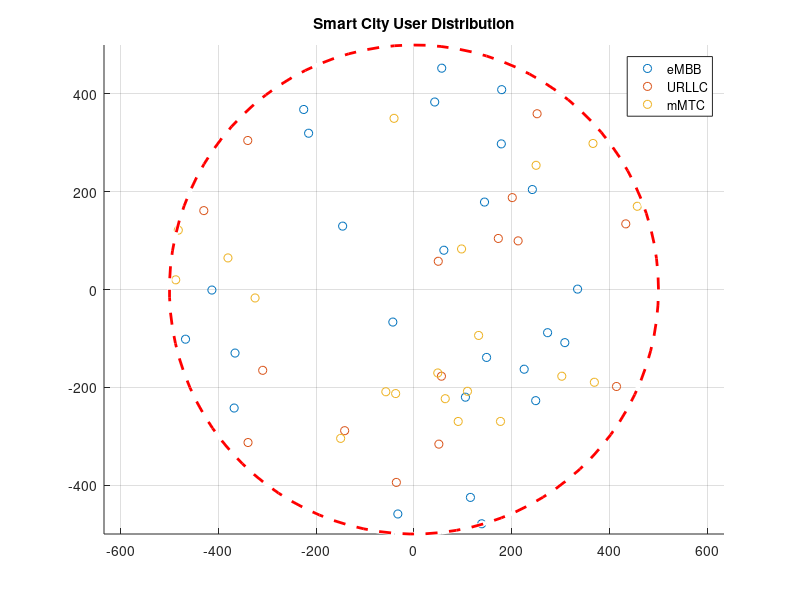

This chart was generated by the following MATLAB code: (Note: this script raises an error after producing the figure.)
%% ===============================================================
% AI-DRIVEN BEAM MANAGEMENT AND NETWORK SLICING IN AN O-RAN FRAMEWORK
% Includes:
% - Baseline scheduler
% - AI PRB allocation (Q-learning)
% - Massive MIMO
% - Beamforming
% - DQN-based beam selection
% ================================================================

clc; clear; close all;

%% ================= PARAMETERS =================
p.totalPRBs = 100;
p.nSlices = 3;
p.simTime = 200;
p.deltaT = 0.1;
p.numUsers = 60;
p.cellRadius = 500;

% Wireless parameters
p.freq = 3.5e9;
p.pathlossExp = 3;
noise = 1e-9;

% Massive MIMO parameters
p.Nt = 64;
p.Nr = 2;
p.streams = min(p.Nt, p.Nr);
p.txPower = 40;

% Beamforming parameters
p.numBeams = 8;
p.beamAngles = linspace(0,2*pi,p.numBeams+1);
p.beamAngles(end) = [];

% DQN parameters
p.stateSize = 3;
p.hiddenSize = 16;
p.learningRate = 0.01;

sliceNames = {'eMBB','URLLC','mMTC'};

%% SLA targets
target_thr = [8e6 3e6 1e6];
target_lat = [5 1 10];

%% ================= USER DISTRIBUTION =================
theta = 2*pi*rand(p.numUsers,1);
radius = p.cellRadius*sqrt(rand(p.numUsers,1));

userPos(:,1)=radius.*cos(theta);
userPos(:,2)=radius.*sin(theta);

slice_ids=[ones(1,25) 2*ones(1,15) 3*ones(1,20)];

%% ================= VISUAL SMART CITY MAP =================
figure
gscatter(userPos(:,1),userPos(:,2),slice_ids)
hold on
viscircles([0 0],p.cellRadius,'LineStyle','--');
title('Smart City User Distribution')
legend('eMBB','URLLC','mMTC')
axis equal
grid on

%% Initialize DQN (one per slice)
for s = 1:p.nSlices
    dqn{s}.W1 = randn(p.hiddenSize, p.stateSize) * 0.1;
    dqn{s}.b1 = zeros(p.hiddenSize,1);
    dqn{s}.W2 = randn(p.numBeams, p.hiddenSize) * 0.1;
    dqn{s}.b2 = zeros(p.numBeams,1);
end

%% ================= RUN SIMULATION =================
[thr_base,lat_base,prb_base,sinr_base] = ...
    simulate_baseline(p,userPos,slice_ids,noise);

[thr_ai,lat_ai,prb_ai,sinr_ai,reward_hist] = ...
    simulate_AI(p,userPos,slice_ids,target_thr,target_lat,dqn);

time = (0:p.simTime-1)*p.deltaT;

%% ================= PLOTTING =================
figure('Position',[100 100 1300 800]);

subplot(2,2,1); hold on
plot(time,thr_base/1e6,'--','LineWidth',1.5)
plot(time,thr_ai/1e6,'LineWidth',2)
title('Throughput (Mbps)')
legend('eMBB NoAI','URLLC NoAI','mMTC NoAI','eMBB AI','URLLC AI','mMTC AI')
grid on

subplot(2,2,2); hold on
plot(time,lat_base,'--','LineWidth',1.5)
plot(time,lat_ai,'LineWidth',2)
title('Latency (s)')
legend('eMBB NoAI','URLLC NoAI','mMTC NoAI','eMBB AI','URLLC AI','mMTC AI')
grid on

subplot(2,2,3); hold on
plot(time,10*log(sinr_base),'--','LineWidth',1.5)
plot(time,10*log(sinr_ai),'LineWidth',2)
title('SINR (dB)')
legend('eMBB NoAI','URLLC NoAI','mMTC NoAI','eMBB AI','URLLC AI','mMTC AI')
grid on

subplot(2,2,4); hold on
plot(time,prb_base,'--','LineWidth',1.5)
plot(time,prb_ai,'LineWidth',2)
title('PRB Allocation')
legend('eMBB NoAI','URLLC NoAI','mMTC NoAI','eMBB AI','URLLC AI','mMTC AI')
grid on

%% ================= AI CONVERGENCE =================
figure
plot(reward_hist,'LineWidth',2)
title('AI Convergence')
xlabel('Time Step')
ylabel('Reward')
grid on

%% ================= FAIRNESS INDEX =================
fair_base = (sum(mean(thr_base)).^2)/(p.nSlices*sum(mean(thr_base).^2));
fair_ai   = (sum(mean(thr_ai)).^2)/(p.nSlices*sum(mean(thr_ai).^2));

fprintf('\n===== FAIRNESS INDEX =====\n');
fprintf('Baseline: %.3f\n',fair_base);
fprintf('AI: %.3f\n',fair_ai);

%% ================= AVG COMPARISON =================
disp('===== SMART CITY AI vs BASELINE =====')

table(mean(thr_base)'/1e6,mean(thr_ai)'/1e6,...
mean(lat_base)',mean(lat_ai)',...
mean(prb_base)',mean(prb_ai)',...
'VariableNames',{'Thr_NoAI','Thr_AI','Lat_NoAI','Lat_AI','PRB_NoAI','PRB_AI'},...
'RowNames',sliceNames)

%% ===============================================================
%% BASELINE FUNCTION
%% ===============================================================
function [thr,lat,prb,sinr]=simulate_baseline(p,userPos,slice_ids,noise)

thr=zeros(p.simTime,p.nSlices);
lat=zeros(p.simTime,p.nSlices);
prb=zeros(p.simTime,p.nSlices);
sinr=zeros(p.simTime,p.nSlices);

for t=1:p.simTime

prb_slice=floor(p.totalPRBs/p.nSlices)*ones(1,p.nSlices);
traffic=[1+0.5*sin(0.05*t) 1+0.3*cos(0.03*t) 0.5+0.2*sin(0.02*t)];

for s=1:p.nSlices

users=find(slice_ids==s);
dist=sqrt(userPos(users,1).^2+userPos(users,2).^2);

PL=20*log10(p.freq)+10*p.pathlossExp*log10(dist+1);

shadowing = 10^(randn*8/10);
fading = abs(randn + 1i*randn)^2;

channel_gain = mean(fading * shadowing ./ (10.^(PL/10)));

signal = p.txPower * channel_gain * p.Nt;
interference = 0.3 * p.txPower * rand;

sinr_lin = signal / (noise + interference);
sinr(t,s)=sinr_lin;

thr(t,s)=traffic(s)*prb_slice(s)*1e5 * ...
         p.streams * log2(1+sinr_lin);

lat(t,s)=1 + 1/(thr(t,s)/1e6+0.1);

end

prb(t,:)=prb_slice;

end
end

%% ===============================================================
%% AI FUNCTION WITH DQN BEAM SELECTION
%% ===============================================================
%% ===============================================================
%% AI FUNCTION WITH Q-LEARNING + DQN BEAM SELECTION
%% ===============================================================
function [thr,lat,prb,sinr,reward_hist] = ...
simulate_AI(p,userPos,slice_ids,target_thr,target_lat,dqn)

thr=zeros(p.simTime,p.nSlices);
lat=zeros(p.simTime,p.nSlices);
prb=zeros(p.simTime,p.nSlices);
sinr=zeros(p.simTime,p.nSlices);
reward_hist=zeros(p.simTime,1);

% Q-learning parameters
alpha=0.3;
gamma=0.9;
epsilon=0.2;

numStates=5;
numActions=7;
Q=zeros(numStates,numActions);

% Possible PRB allocation actions
actions = [
    40 40 20;
    50 30 20;
    30 50 20;
    60 25 15;
    25 60 15;
    45 35 20;
    33 33 34
];

for t=1:p.simTime

traffic=[1+0.5*sin(0.05*t) ...
         1+0.3*cos(0.03*t) ...
         0.5+0.2*sin(0.02*t)];

trafficLevel = sum(traffic);
state = min(max(ceil(trafficLevel),1),5);

% Q-learning action selection
if rand<epsilon
    action=randi(numActions);
else
    [~,action]=max(Q(state,:));
end

prb_alloc = actions(action,:);

for s=1:p.nSlices

users=find(slice_ids==s);
x=userPos(users,1);
y=userPos(users,2);
dist=sqrt(x.^2+y.^2);

userAngles = atan2(y,x);
avgAngle = mean(userAngles);
avgDist = mean(dist);

stateVec = [traffic(s); avgAngle; avgDist];

% DQN forward
Qvals = dqn_forward(dqn{s}, stateVec);

% Beam selection
if rand < epsilon
    beam = randi(p.numBeams);
else
    [~, beam] = max(Qvals);
end

beamAngle = p.beamAngles(beam);
angleError = abs(wrapToPi(avgAngle - beamAngle));
alignmentGain = max(cos(angleError),0.1);

PL=20*log10(p.freq)+10*p.pathlossExp*log10(dist+1);
channel_gain = mean(1./(10.^(PL/10)));

sinr_lin = (p.txPower * channel_gain * p.Nt * alignmentGain) / 1e-9;
sinr(t,s) = sinr_lin;

thr(t,s)=traffic(s)*prb_alloc(s)*1e5 * ...
         p.streams * log2(1+sinr_lin);

lat(t,s)=1 + 1/(thr(t,s)/1e6+0.1);

% DQN training
beamReward = thr(t,s)/target_thr(s);
targetQ = Qvals;
targetQ(beam) = beamReward;

dqn{s} = dqn_train(dqn{s}, stateVec, targetQ, p.learningRate);

end

% Global reward for Q-learning
thr_score = sum(min(thr(t,:)./target_thr,1));
lat_score = sum(min(target_lat./lat(t,:),1));
reward = thr_score + lat_score;
reward_hist(t) = reward;

% Q-learning update
[~,maxQ]=max(Q(state,:));
Q(state,action)=Q(state,action)+...
alpha*(reward+gamma*Q(state,maxQ)-Q(state,action));

prb(t,:)=prb_alloc;

end
end

%% ===============================================================
%% DQN FUNCTIONS
%% ===============================================================
function Q = dqn_forward(net, state)
z1 = net.W1 * state + net.b1;
a1 = tanh(z1);
z2 = net.W2 * a1 + net.b2;
Q = z2;
end

function net = dqn_train(net, state, targetQ, lr)

z1 = net.W1 * state + net.b1;
a1 = tanh(z1);
z2 = net.W2 * a1 + net.b2;
Q = z2;

dQ = Q - targetQ;

dW2 = dQ * a1';
db2 = dQ;

da1 = net.W2' * dQ;
dz1 = da1 .* (1 - tanh(z1).^2);

dW1 = dz1 * state';
db1 = dz1;

net.W1 = net.W1 - lr * dW1;
net.b1 = net.b1 - lr * db1;
net.W2 = net.W2 - lr * dW2;
net.b2 = net.b2 - lr * db2;

end


%% ================= SITE VIEWER =================

%% ================= BASE STATION LOCATIONS =================
lat = [12.9716 12.9725 12.9705 12.9695 12.9735 12.9685];
lon = [77.5946 77.5960 77.5980 77.5930 77.5915 77.5975];
numBS = length(lat);

%% ================= NON-AI BASE STATIONS =================
for i = 1:numBS
    bs_noAI(i) = txsite( ...
        "Name","BS_noAI_"+i, ...
        "Latitude",lat(i), ...
        "Longitude",lon(i), ...
        "AntennaHeight",30, ...
        "TransmitterFrequency",3.5e9, ...
        "TransmitterPower",40);
end

%% ================= AI BASE STATIONS =================
beamAngles = [30 60 120 210 300 350];

for i = 1:numBS
    bs_AI(i) = txsite( ...
        "Name","BS_AI_"+i, ...
        "Latitude",lat(i), ...
        "Longitude",lon(i), ...
        "AntennaHeight",30, ...
        "TransmitterFrequency",3.5e9, ...
        "TransmitterPower",40);
    
    % Directional beamforming antenna
    bs_AI(i).Antenna = phased.URA([8 8]);
    bs_AI(i).AntennaAngle = [beamAngles(i) 0];
end

%% ================= PROPAGATION MODEL =================
pm = propagationModel("longley-rice");

%% ================= VIEWER 1: NON-AI =================
viewer1 = siteviewer("Basemap","satellite");
show(bs_noAI);

coverage(bs_noAI, ...
    "PropagationModel",pm, ...
    "SignalStrengths",-100:-5, ...
    "MaxRange",800, ...
    "Resolution",5);

title("Non-AI Coverage");

%% ================= VIEWER 2: AI =================
viewer2 = siteviewer("Basemap","satellite");
show(bs_AI);

coverage(bs_AI, ...
    "PropagationModel",pm, ...
    "SignalStrengths",-100:-5, ...
    "MaxRange",800, ...
    "Resolution",5);

title("AI Beamformed Coverage");
